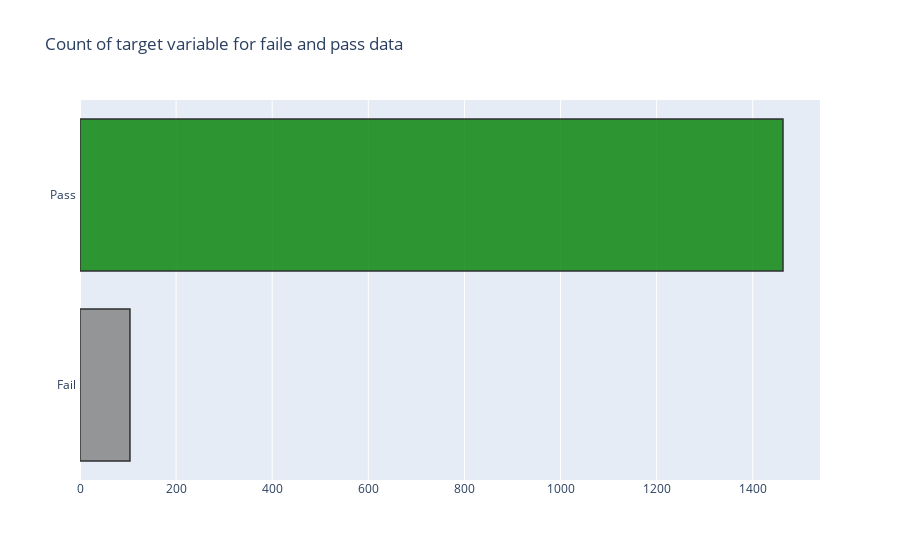
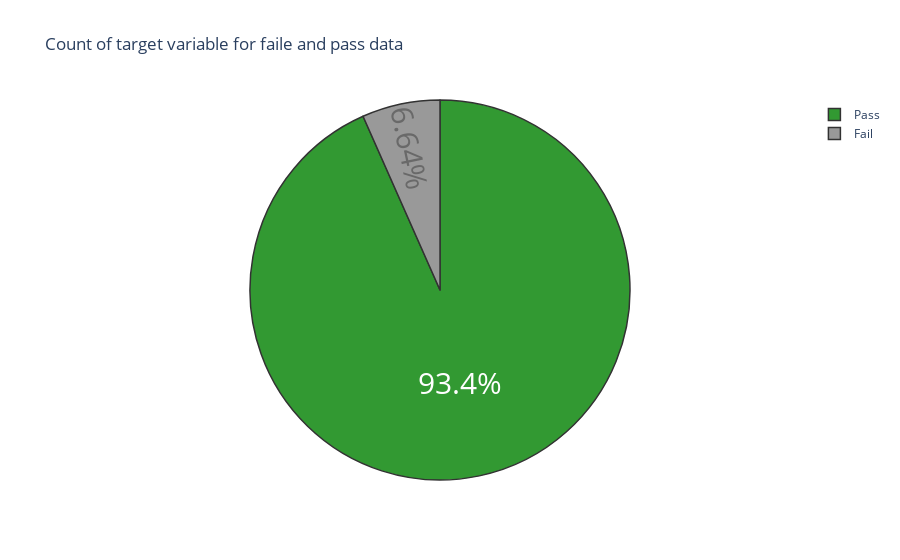

The notebook cell saved with these charts, in order:
### Markdown cell above
### 2-3 -1 Target value

### Code cell
# import plotly.offline as plof
# import plotly.graph_objs as go

result_fail = merged_data[merged_data['classifications'] != -1]
result_pass = merged_data[merged_data['classifications'] == -1]

print(f"The number of failure: {len(result_fail)} \nThe number of pass:    {len(result_pass)}")

trace = go.Bar(x = (len(result_fail), len(result_pass)), 
               y = ['Fail ', 'Pass '], 
               orientation = 'h', 
               opacity = 0.8, 
               marker=dict(
                       color=[ 'grey', 'green'],
                       line=dict(color='#000000',width=1.5)
                       )
               )

layout = dict(title =  'Count of target variable for faile and pass data')
                    
fig = dict(data = [trace], layout=layout)
plotly.offline.iplot(fig)


#Then, we will plot the percentage
trace = go.Pie(labels = ['Pass ', 'Fail '], 
               values = labels_df['classifications'].value_counts(), 
               textfont=dict(size=30), opacity = 0.8,
               marker=dict(colors=['green', 'grey'], 
                           line=dict(color='#000000', 
                                     width=1.5)
                           )
               )


layout = dict(title =  'Count of target variable for faile and pass data')
           
fig = dict(data = [trace], layout=layout)
plof.offline.iplot(fig)

### Figure 1 — Plotly figure (JSON) as saved in the notebook; plotly's stock layout.template omitted (floating-point values rounded to 4 significant figures)
{"data": [{"marker": {"color": ["grey", "green"], "line": {"color": "#000000", "width": 1.5}}, "opacity": 0.8, "orientation": "h", "type": "bar", "x": [104, 1463], "y": ["Fail ", "Pass "]}], "layout": {"title": {"text": "Count of target variable for faile and pass data"}}}

### Figure 2 — Plotly figure (JSON) as saved in the notebook; plotly's stock layout.template omitted (floating-point values rounded to 4 significant figures)
{"data": [{"labels": ["Pass ", "Fail "], "marker": {"colors": ["green", "grey"], "line": {"color": "#000000", "width": 1.5}}, "opacity": 0.8, "textfont": {"size": 30}, "type": "pie", "values": [1463, 104]}], "layout": {"title": {"text": "Count of target variable for faile and pass data"}}}
